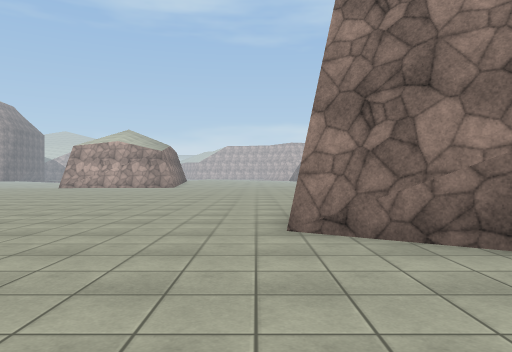
[1] (above)

16 first-person views from a walk through a 3-D level made in the Unity game engine. The camera is 1.3 m above the floor, looks level and sees 70° across. The floor is counted in squares, 2 m on a side. Each view is taken from the middle of a square. On the plan, view 1 faces up. The plan holds only what a view shows up to about 11 squares ahead; the rest is blank. The place goes on beyond the plan. Some animated figures are not drawn. Surface patterns are stand-ins for the level's own textures.

[2]
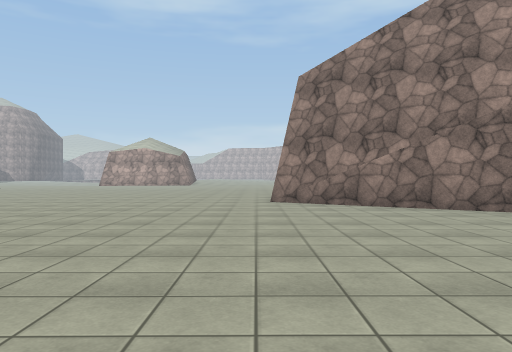

[3]
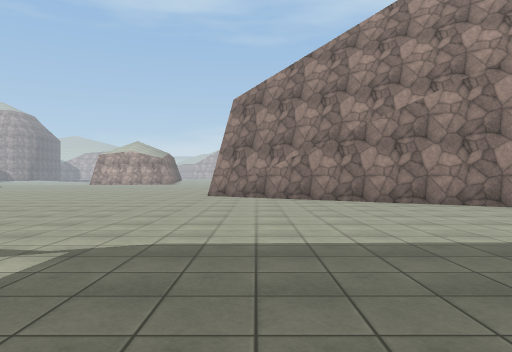

[4]
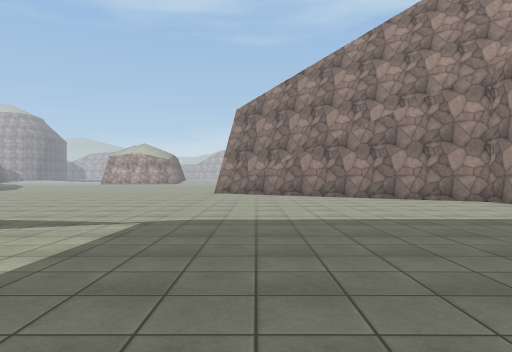

[5]
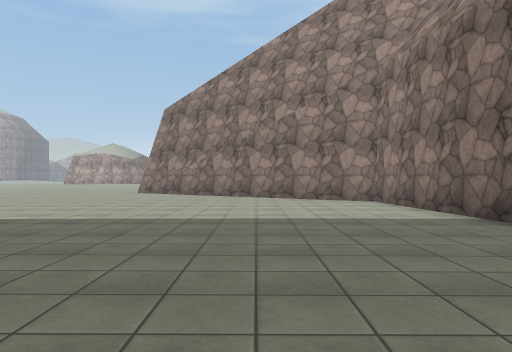

[6]
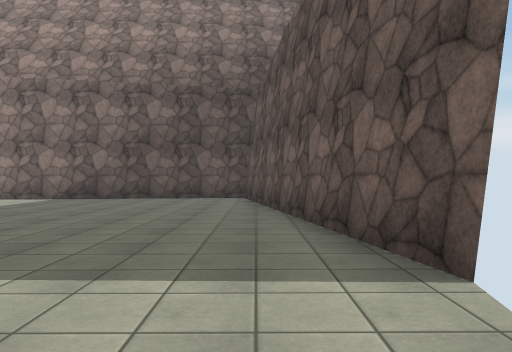

[7]
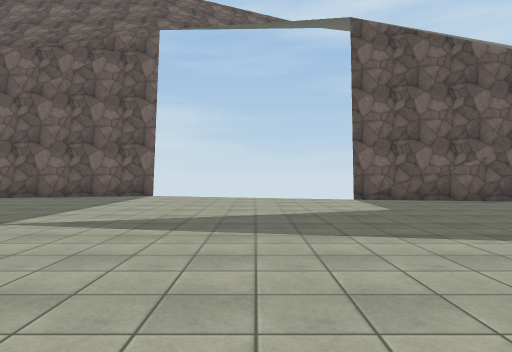

[8]
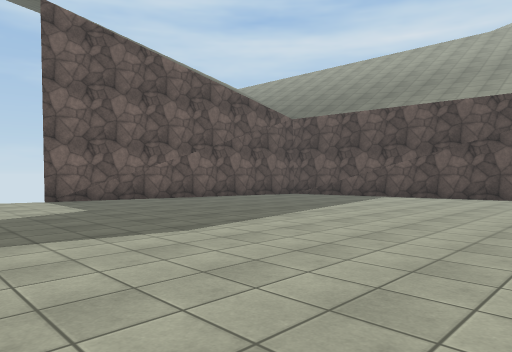

[9]
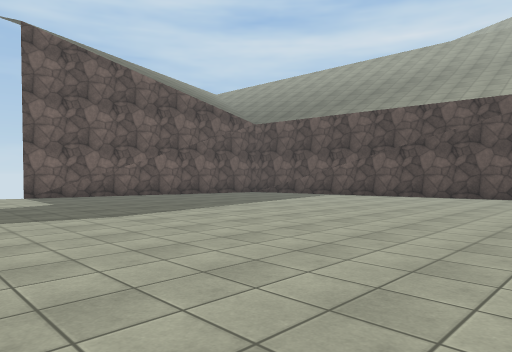

[10]
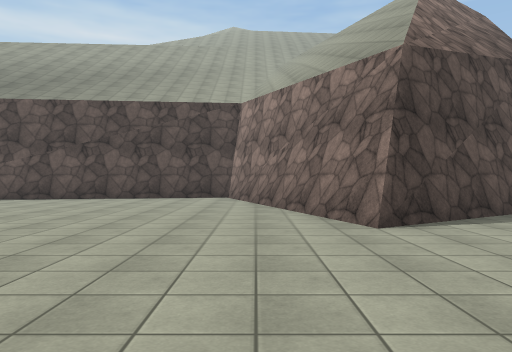

[11]
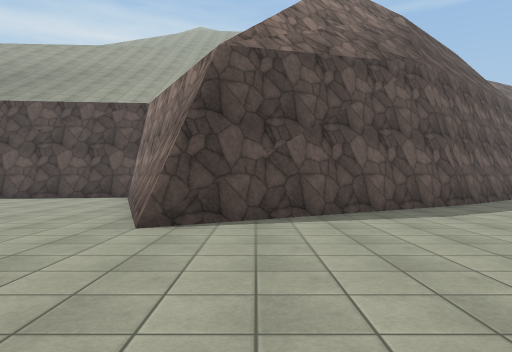

[12]
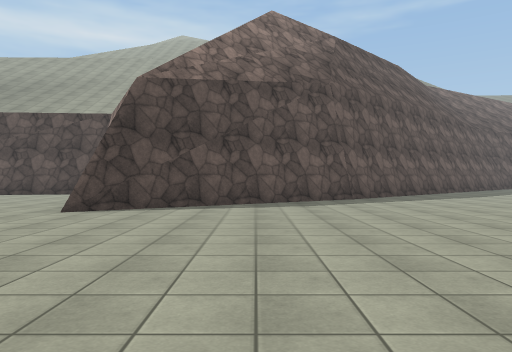

[13]
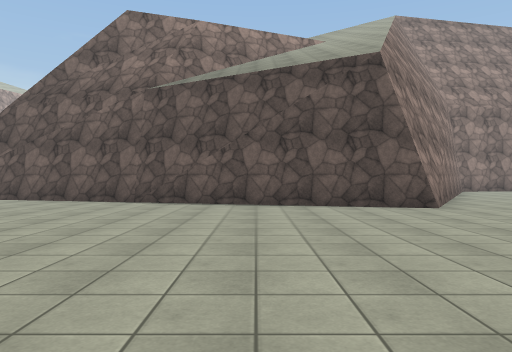

[14]
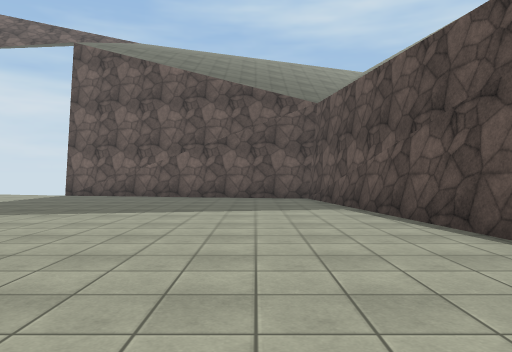

[15]
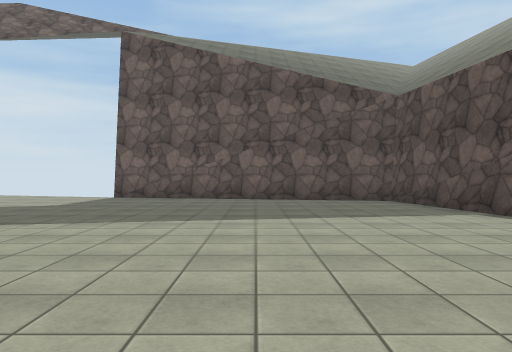

[16]
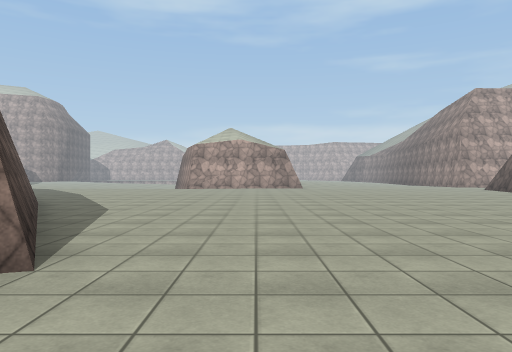

### Floor plan
Points are (right, up) in squares from view 1. A wall is a line through its corners. A room is listed if a view was taken in it or the views show most of it. See-through windows are left out.
Room 1 (views 1, 2, 3, 4, 5, 6, 7, 8, 9, 10, 11, 12, 13, 14, 15, 16)
walls: (-8.8, 3.6) (-14.8, 1.4); (-8.8, 3.8) (-12.4, 2.5); (-12.5, 2.4) (-13.8, 2); (-13.5, 2.1) (-15.1, 1.3); (-15.1, 0.8) (-13.6, -8.6) (-5.6, -10.2); (1.8, 9.6) (2.3, 11); (0.1, -11.4) (9, -9.7); (2.3, 10.9) (2.4, 11.6); (-12.4, 9.7) (-8.9, 3.8); (2.4, 11.7) (2.7, 12.5); (-13.2, 10.6) (-12.3, 9.6); (9, -8.4) (8.1, -0.4) (0.4, 4.4) (2.5, 12.6); (-14.9, 12.5) (-13.4, 10.8)
low walls: (-8.6, 3.5) (-8.8, 3.8); (-14.3, 12.2) (-12.5, 9.9)

Where each view was taken, in squares from view 1:
view 1: 0 up, 0 right, facing up
view 2: 5 down, 0 right, facing up
view 3: 8 down, 2 right, facing up
view 4: 10 down, 2 right, facing up
view 5: 10 down, 5 right, facing up
view 6: 10 down, 2 left, facing right
view 7: 0 up, 3 left, facing down
view 8: 0 up, 3 left, facing down-left
view 9: 2 up, 3 left, facing down-left
view 10: 2 up, 4 left, facing left
view 11: 5 up, 4 left, facing left
view 12: 7 up, 2 left, facing left
view 13: 8 up, 7 left, facing right
view 14: 2 up, 12 left, facing down
view 15: 1 up, 10 left, facing down
view 16: 1 up, 7 left, facing up
